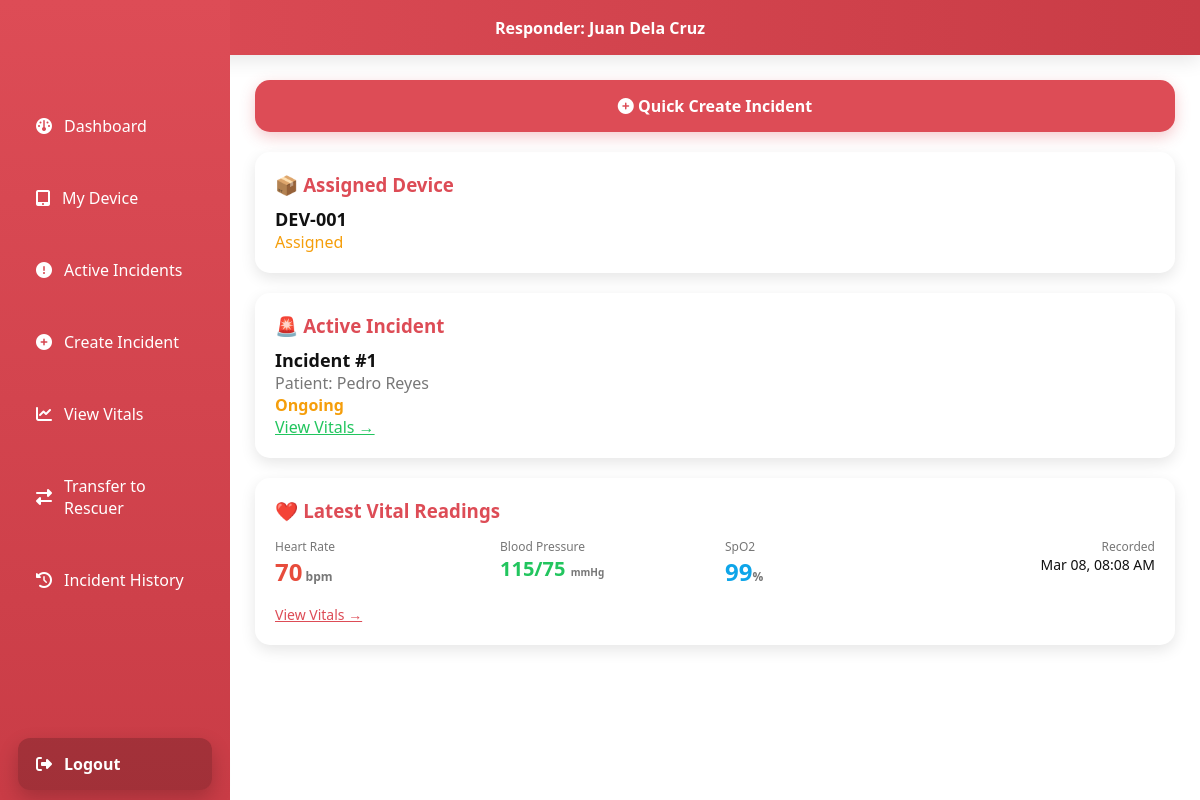
The page /roles/responder/dashboard.php (signed in) on the database its author committed.
### tables this page shows
CREATE TABLE IF NOT EXISTS device (
    dev_id INT PRIMARY KEY AUTO_INCREMENT,
    dev_serial VARCHAR(100) NOT NULL,
    dev_status ENUM('available','assigned','maintenance') DEFAULT 'available',
    created_at TIMESTAMP DEFAULT CURRENT_TIMESTAMP
);

CREATE TABLE IF NOT EXISTS incident (
    incident_id INT PRIMARY KEY AUTO_INCREMENT,
    log_id INT NOT NULL,
    pat_id INT NOT NULL,
    resp_id INT NOT NULL,
    resc_id INT DEFAULT NULL,
    start_time TIMESTAMP NOT NULL DEFAULT CURRENT_TIMESTAMP,
    end_time TIMESTAMP NULL DEFAULT NULL,
    status ENUM('ongoing','transferred','completed') DEFAULT 'ongoing',
    FOREIGN KEY (log_id) REFERENCES device_log(log_id) ON UPDATE CASCADE,
    FOREIGN KEY (pat_id) REFERENCES patient(pat_id) ON UPDATE CASCADE,
    FOREIGN KEY (resp_id) REFERENCES responder(resp_id) ON UPDATE CASCADE,
    FOREIGN KEY (resc_id) REFERENCES rescuer(resc_id) ON DELETE SET NULL ON UPDATE CASCADE
);

CREATE TABLE IF NOT EXISTS patient (
    pat_id INT PRIMARY KEY AUTO_INCREMENT,
    pat_name VARCHAR(100) NOT NULL,
    birthdate DATE NOT NULL,
    contact_number VARCHAR(15) DEFAULT NULL,
    created_at TIMESTAMP DEFAULT CURRENT_TIMESTAMP
);

CREATE TABLE IF NOT EXISTS vitalstat (
    vital_id INT PRIMARY KEY AUTO_INCREMENT,
    incident_id INT NOT NULL,
    recorded_by ENUM('responder','rescuer') NOT NULL,
    bp_systolic INT DEFAULT NULL,
    bp_diastolic INT DEFAULT NULL,
    heart_rate INT DEFAULT NULL,
    oxygen_level INT DEFAULT NULL,
    recorded_at TIMESTAMP NOT NULL DEFAULT CURRENT_TIMESTAMP,
    FOREIGN KEY (incident_id) REFERENCES incident(incident_id) ON DELETE CASCADE ON UPDATE CASCADE
);

### roles/responder/dashboard.php (the view, shortened to what this page needs)
<?php
include("../../database/connection.php");
$responder_id = $_SESSION['responder_id'];
?>
<!DOCTYPE html>
<html lang="en">
<head>
<link rel="stylesheet" href="../../assets/css/styles.css">
</head>
<body>
<header class="topbar">
Responder: <?php echo isset($_SESSION['responder_name']) ? $_SESSION['responder_name'] : 'Medical Monitoring'; ?>
</header>
<nav id="sidebar">
<a href="dashboard.php"><i class="fa fa-gauge"></i> Dashboard</a>
<a href="device.php"><i class="fa fa-tablet"></i> My Device</a>
<a href="active_incidents.php"><i class="fa fa-exclamation-circle"></i> Active Incidents</a>
<a href="create_incident.php"><i class="fa fa-plus-circle"></i> Create Incident</a>
<a href="patient_vitals.php"><i class="fa fa-line-chart"></i> View Vitals</a>
<a href="transfer_incident.php"><i class="fa fa-exchange"></i> Transfer to Rescuer</a>
<a href="incident_history.php"><i class="fa fa-history"></i> Incident History</a>
<a href="../../api/auth/logout.php"><i class="fa fa-sign-out"></i> Logout</a>
</nav>
<main class="container" style="display:block;overflow-y:auto;">
<div style="margin-bottom:20px;width:100%;">
    <a href="create_incident.php" style="display:inline-block;width:100%;padding:15px;background:#dd4c56;color:white;text-decoration:none;border-radius:15px;font-weight:bold;font-size:16px;text-align:center;box-shadow:0 5px 15px rgba(221,76,86,0.3);">
        <i class="fa fa-plus-circle"></i> Quick Create Incident
    </a>
</div>
<div style="background:white;padding:20px;border-radius:15px;box-shadow:0 5px 15px rgba(0,0,0,0.1);width:100%;margin-bottom:20px;">
    <h3 style="color:#dd4c56;margin-bottom:10px;">📦 Assigned Device</h3>
    <?php
    $stmt = $conn->prepare("
        SELECT d.dev_serial, d.dev_status
        FROM device_log dl
        JOIN device d ON dl.dev_id = d.dev_id
        WHERE dl.resp_id = ? AND dl.date_returned IS NULL
        ORDER BY dl.date_assigned DESC
        LIMIT 1
    ");
    $stmt->bind_param("i", $responder_id);
    $stmt->execute();
    $device = $stmt->get_result()->fetch_assoc();
    if($device):
    ?>
    <p style="font-size:18px;font-weight:bold;"><?php echo $device['dev_serial']; ?></p>
    <p style="color:<?php echo $device['dev_status']=='available'?'#22c55e':'#f59e0b'; ?>;"><?php echo ucfirst($device['dev_status']); ?></p>
    <?php else: ?>
    <p style="color:#777;">No device assigned</p>
    <a href="device.php" style="color:#dd4c56;">Request Device →</a>
    <?php endif; ?>
</div>
<div style="background:white;padding:20px;border-radius:15px;box-shadow:0 5px 15px rgba(0,0,0,0.1);width:100%;margin-bottom:20px;">
    <h3 style="color:#dd4c56;margin-bottom:10px;">🚨 Active Incident</h3>
    <?php
$stmt = $conn->prepare("
        SELECT incident_id, pat_id, status, start_time FROM incident
        WHERE resp_id = ? AND status = 'ongoing'
        ORDER BY start_time DESC
        LIMIT 1
    ");
    $stmt->bind_param("i", $responder_id);
    $stmt->execute();
    $incident = $stmt->get_result()->fetch_assoc();
    if($incident):
        $pat_stmt = $conn->prepare("SELECT pat_name FROM patient WHERE pat_id = ?");
        $pat_stmt->bind_param("i", $incident['pat_id']);
        $pat_stmt->execute();
        $patient = $pat_stmt->get_result()->fetch_assoc();
    ?>
    <p style="font-size:18px;font-weight:bold;">Incident #<?php echo $incident['incident_id']; ?></p>
    <p style="color:#777;">Patient: <?php echo htmlspecialchars($patient['pat_name'] ?? 'Unknown'); ?></p>
    <p style="color:#f59e0b;font-weight:600;"><?php echo ucfirst($incident['status']); ?></p>
    <a href="patient_vitals.php" style="color:#22c55e;">View Vitals →</a>
    <?php else: ?>
    <p style="color:#777;">No active incidents</p>
    <a href="create_incident.php" style="color:#dd4c56;">Create Incident →</a>
    <?php endif; ?>
</div>
<div style="background:white;padding:20px;border-radius:15px;box-shadow:0 5px 15px rgba(0,0,0,0.1);width:100%;">
    <h3 style="color:#dd4c56;margin-bottom:15px;">❤️ Latest Vital Readings</h3>
    <?php
    $stmt = $conn->prepare("
        SELECT
            v.heart_rate,
            v.bp_systolic,
            v.bp_diastolic,
            v.oxygen_level,
            v.recorded_at,
            p.pat_name,
            i.incident_id
        FROM vitalstat v
        JOIN incident i ON v.incident_id = i.incident_id
        JOIN patient p ON i.pat_id = p.pat_id
        WHERE i.resp_id = ? AND i.status = 'ongoing'
        ORDER BY v.recorded_at DESC
        LIMIT 1
    ");
    $stmt->bind_param("i", $responder_id);
    $stmt->execute();
    $vitals = $stmt->get_result()->fetch_assoc();
    if($vitals):
    ?>
    <div style="display:flex;gap:20px;flex-wrap:wrap;">
        <div style="flex:1 1 100px;min-width:80px;">
            <p style="color:#777;font-size:12px;">Heart Rate</p>
            <p style="font-size:24px;font-weight:800;color:#e74c3c;">
                <?php echo $vitals['heart_rate']; ?><span style="font-size:12px;color:#777;"> bpm</span>
            </p>
        </div>
        <div style="flex:1 1 100px;min-width:80px;">
            <p style="color:#777;font-size:12px;">Blood Pressure</p>
            <p style="font-size:20px;font-weight:bold;color:#22c55e;">
                <?php echo $vitals['bp_systolic']; ?>/<?php echo $vitals['bp_diastolic']; ?>
                <span style="font-size:10px;color:#777;">mmHg</span>
            </p>
        </div>
        <div style="flex:1 1 100px;min-width:80px;">
            <p style="color:#777;font-size:12px;">SpO2</p>
            <p style="font-size:24px;font-weight:800;color:#0ea5e9;">
                <?php echo $vitals['oxygen_level']; ?><span style="font-size:12px;color:#777;">%</span>
            </p>
        </div>
        <div style="flex:1 1 100px;min-width:80px;text-align:right;">
            <p style="color:#777;font-size:12px;">Recorded</p>
            <p style="font-size:14px;"><?php echo date('M d, h:i A', strtotime($vitals['recorded_at'])); ?></p>
        </div>
    </div>
    <div style="margin-top:15px;">
        <a href="patient_vitals.php" style="color:#dd4c56;font-size:14px;">View Vitals →</a>
    </div>
    <?php endif; ?>
</div>
</main>
</body>
</html>

### assets/css/styles.css (style rules this page uses)
* { margin:0; padding:0; box-sizing:border-box; }
body { font-family:"Segoe UI", sans-serif; background:linear-gradient(135deg,#e3e9f2,#f6f8fc); color:#111; overflow-x:hidden; }
.topbar { position:fixed; top:0; left:0; width:100%; height:55px; display:flex; align-items:center; justify-content:center; background:linear-gradient(90deg,#dd4c56,#c93c46); color:white; font-weight:700; z-index:900; box-shadow:0 5px 20px rgba(0,0,0,.1); }
#sidebar { position:fixed; left:0; top:0; width:230px; height:100vh; padding-top:90px; background:linear-gradient(180deg,#dd4c56,#c93c46); display:flex; flex-direction:column; z-index:1000; }
#sidebar a { display:flex; align-items:center; gap:12px; color:white; text-decoration:none; padding:15px 18px; margin:10px 18px; border-radius:12px; transition:.3s; }
#sidebar a:last-child { margin-top:auto; background:rgba(0,0,0,.2); font-weight:600; box-shadow:0 8px 20px rgba(0,0,0,.2); }
.container { position:fixed; top:55px; left:230px; width:calc(100% - 230px); height:calc(100vh - 55px); display:flex; justify-content:center; align-items:center; padding:25px; }

### rows shown on the page
device: dev_serial "DEV-001", dev_status "Assigned"
incident: incident_id "1", status "Ongoing"
patient: pat_name "Pedro Reyes"
vitalstat: heart_rate "70", bp_systolic "115", bp_diastolic "75", oxygen_level "99", recorded_at "Mar 08, 08:08 AM"

### other values the page prints
$_SESSION['responder_name'] "Juan Dela Cruz"
